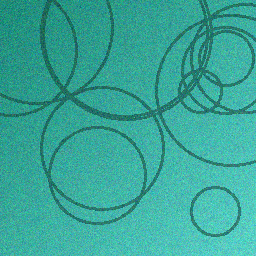
#> input picture data/base/atrium.png, 256 x 256 px
$ python -i descriptors.py   (imports and definitions only)   (older library calls are emulated)
#> lines starting #> are read from the running program, lines starting #| are printed output that depends on the picture
#> further down, picture is the input picture: shape (256, 256, 3); mean B, G, R 152.8, 166.4, 56.8
"""Classical global image descriptors for place recognition.

Two complementary, hand-crafted descriptor families are combined into one
L2-normalized global vector per image:

1. ORB Bag-of-Visual-Words (BoVW)
   - detect ORB keypoints + binary descriptors,
   - quantise each descriptor against a KMeans vocabulary of "visual words",
   - histogram the word assignments (term-frequency), with optional L2 norm.
   The vocabulary is learned once from a corpus of images (see build_vocabulary).

2. Colour + gradient histograms
   - HSV colour histogram (coarse, captures the palette of a location),
   - histogram of oriented gradients over the whole image (captures structure).

The final image descriptor is the concatenation of the (weighted) BoVW
histogram and the colour/gradient histogram, then L2-normalized so that cosine
similarity == dot product downstream.
"""
from __future__ import annotations

from dataclasses import dataclass

import cv2
import numpy as np
from sklearn.cluster import KMeans

# ORB produces 32-byte (256-bit) binary descriptors.
ORB_DESC_BYTES = 32


def _to_gray(img: np.ndarray) -> np.ndarray:
    if img.ndim == 3:
        return cv2.cvtColor(img, cv2.COLOR_BGR2GRAY)
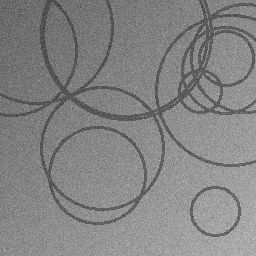
#> returned value: shape (256, 256); min 53, max 199, mean 132.1
    return img


# [12 lines left out: function orb_descriptors, not called in this run]


@dataclass
class Vocabulary:
    """A KMeans visual-word vocabulary over ORB descriptor space."""

    kmeans: KMeans
    n_words: int

    # [58 lines left out: functions assign, build_vocabulary, bovw_histogram, color_histogram, not called in this run]


def gradient_histogram(img: np.ndarray, n_bins: int = 16) -> np.ndarray:
    """Global histogram of oriented gradients (magnitude-weighted)."""
    gray = _to_gray(img).astype(np.float32)
    gx = cv2.Sobel(gray, cv2.CV_32F, 1, 0, ksize=3)
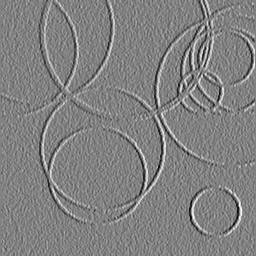
#> gx: shape (256, 256) float32; min -312, max 304, mean 0.9; drawn with min black and max white
    gy = cv2.Sobel(gray, cv2.CV_32F, 0, 1, ksize=3)
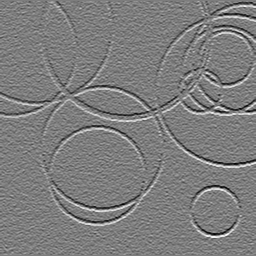
#> gy: shape (256, 256) float32; min -309, max 321, mean 1.2; drawn with min black and max white
    mag = cv2.magnitude(gx, gy)
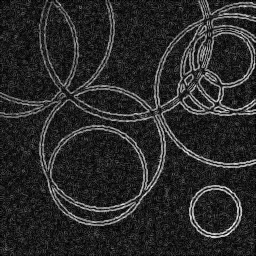
#> mag: shape (256, 256) float32; min 0, max 361.8, mean 59.7; drawn with min black and max white
    ang = (np.arctan2(gy, gx) + np.pi) * (180.0 / np.pi)  # [0, 360)
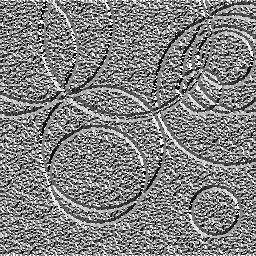
#> ang: shape (256, 256) float32; min 0.264, max 360, mean 183.8; drawn with min black and max white
    bin_idx = np.minimum((ang / (360.0 / n_bins)).astype(np.int64), n_bins - 1)
    hist = np.bincount(bin_idx.ravel(), weights=mag.ravel(), minlength=n_bins)
#> hist = [239630.3, 214509.7, 220145.3, 239215.5, 266731.5, 226071.2, 240583.2, 240883.5, 282143.5, 229610.2, 250452.4, 259985.4, 286775.6, 229255.6, 234357.6, 254329.3]
    hist = hist.astype(np.float32)
#> hist = [239630.3, 214509.7, 220145.3, 239215.5, 266731.5, 226071.2, 240583.2, 240883.5, 282143.5, 229610.2, 250452.4, 259985.4, 286775.6, 229255.7, 234357.6, 254329.3]
    s = hist.sum()
#> s = 3914680
    if s > 0:
        hist /= s
#> hist = [0.0612, 0.0548, 0.0562, 0.0611, 0.0681, 0.0577, 0.0615, 0.0615, 0.0721, 0.0587, 0.064, 0.0664, 0.0733, 0.0586, 0.0599, 0.065]
    return hist


# [21 lines left out: function describe, not called in this run]


def describe_many(images: list[np.ndarray], vocab: Vocabulary, **kw) -> np.ndarray:
    """Stack ``describe`` over a list of images into an (N, D) matrix."""
    return np.vstack([describe(im, vocab, **kw) for im in images]).astype(np.float32)

>>> import cv2
>>> picture = cv2.imread('../data/base/atrium.png')
>>> result = gradient_histogram(picture)
#> result has the same summary as hist in gradient_histogram

$ run again, on data/base/cafeteria.png
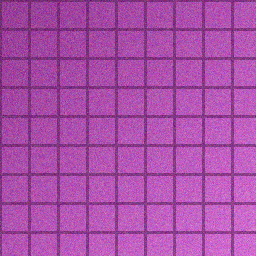
#> input picture data/base/cafeteria.png, 256 x 256 px
#> picture is the input picture: shape (256, 256, 3); mean B, G, R 169.9, 78.7, 170
#> in gradient_histogram, `mag = cv2.magnitude(gx, gy)`:
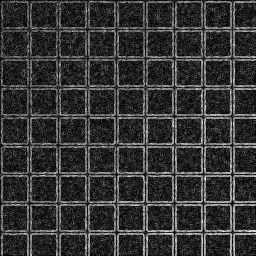
#> mag: shape (256, 256) float32; min 0, max 319.6, mean 67.2; drawn with min black and max white
#> in gradient_histogram, `ang = (np.arctan2(gy, gx) + np.pi) * (180.0 / np.pi)`:
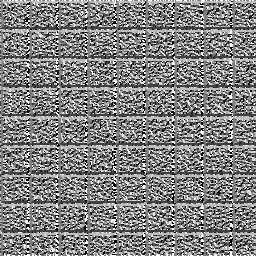
#> ang: shape (256, 256) float32; min 0.236, max 360, mean 183.2; drawn with min black and max white
#> in gradient_histogram, `hist = np.bincount(bin_idx.ravel(), weights=mag.ravel(), minlength=n_b..`: hist = [364593, 140677.1, 150945.1, 353870.3, 401872.9, 146126.4, 157092.3, 396483.4, 433581.3, 160402.8, 169936.5, 415468.3, 417879.1, 150071.9, 158296.8, 389008.8]
#> in gradient_histogram, `hist = hist.astype(np.float32)`: hist = [364593, 140677, 150945.1, 353870.3, 401872.9, 146126.4, 157092.3, 396483.4, 433581.3, 160402.8, 169936.5, 415468.2, 417879.1, 150071.9, 158296.8, 389008.8]
#> s = 4406306
#> in gradient_histogram, `hist /= s`: hist = [0.0827, 0.0319, 0.0343, 0.0803, 0.0912, 0.0332, 0.0357, 0.09, 0.0984, 0.0364, 0.0386, 0.0943, 0.0948, 0.0341, 0.0359, 0.0883]
#> result has the same summary as hist in gradient_histogram
